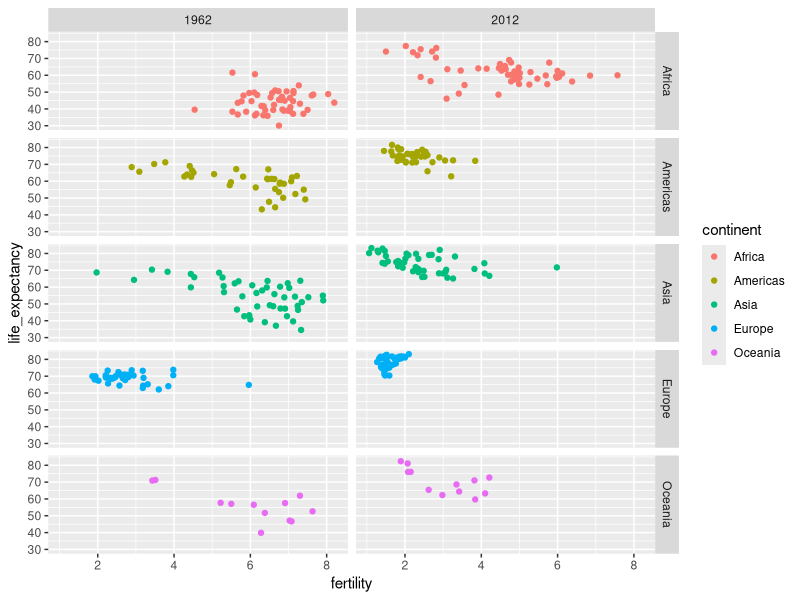
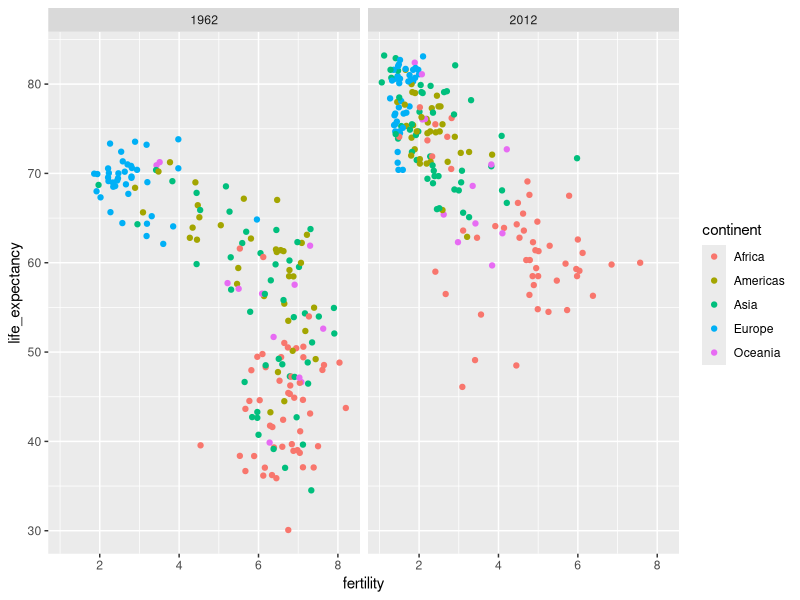
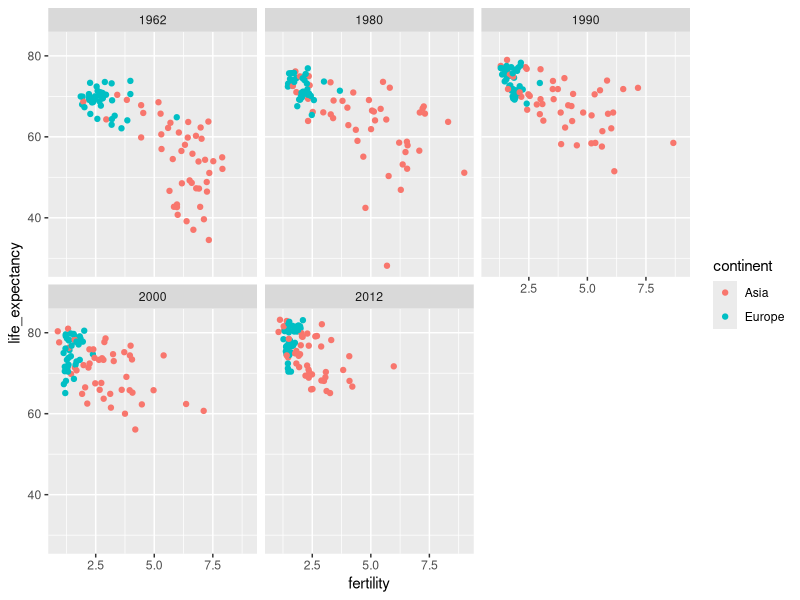

Here is the R script that generated these plots, in order:
# Faceting makes multiple side-by-side plots stratified by some variable. This is a way to ease comparisons.
# The facet_grid() function allows faceting by up to two variables, with rows faceted by one variable and columns faceted by the other variable. To facet by only one variable, use the dot operator as the other variable.
# The facet_wrap() function facets by one variable and automatically wraps the series of plots so they have readable dimensions.
# Faceting keeps the axes fixed across all plots, easing comparisons between plots.

library(dslabs)
library(tidyverse)
library(dplyr)
data(gapminder)

# facet by continent and year
filter(gapminder, year %in% c(1962, 2012)) %>%
  ggplot(aes(fertility, life_expectancy, col = continent)) +
  geom_point() +
  facet_grid(continent ~ year)


# facet by year only
filter(gapminder, year %in% c(1962, 2012)) %>%
  ggplot(aes(fertility, life_expectancy, col = continent)) +
  geom_point() +
  facet_grid(. ~ year)

# facet by year, plots wrapped onto multiple rows
years <- c(1962, 1980, 1990, 2000, 2012)
continents <- c("Europe", "Asia")
gapminder %>%
  filter(year %in% years & continent %in% continents) %>%
  ggplot(aes(fertility, life_expectancy, col = continent)) +
  geom_point() +
  facet_wrap(~year)
